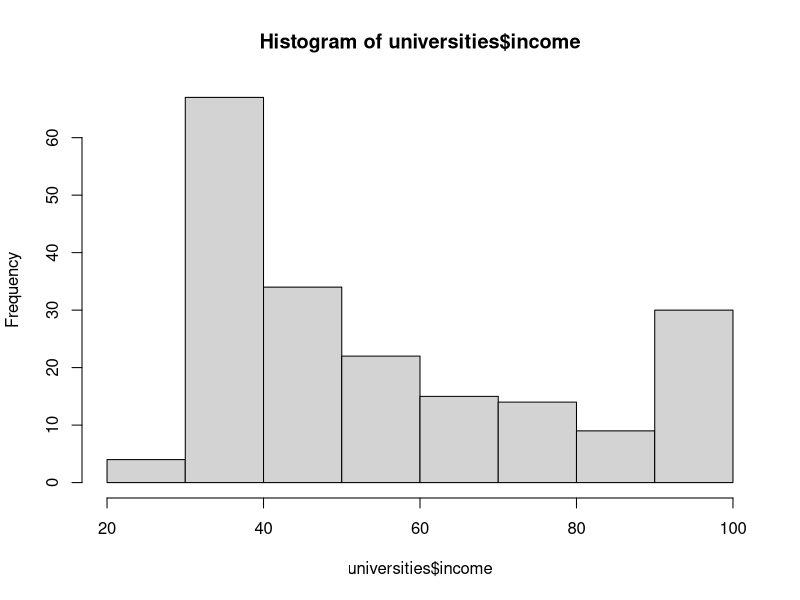
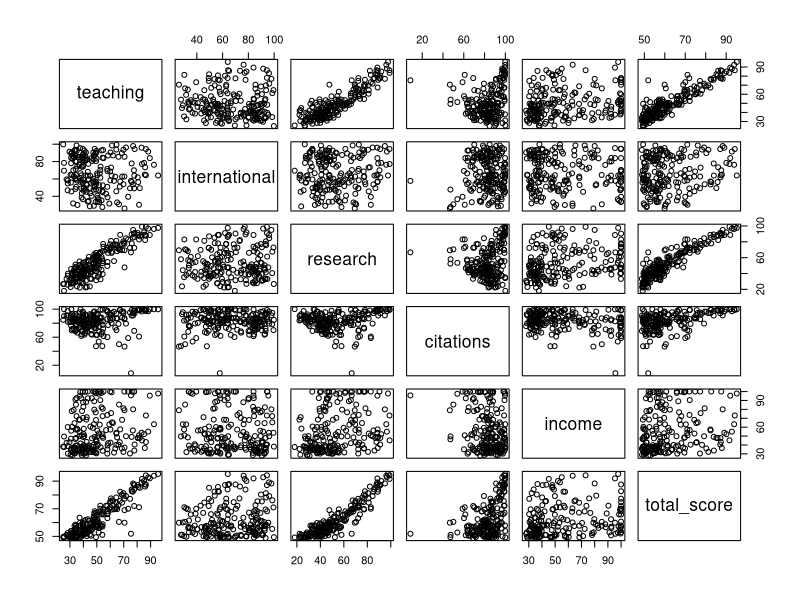

These figures' R source, in order:
universities = read.csv(file='csv/universities.csv',header=TRUE,sep=",",
                        nrows=200,stringsAsFactors=FALSE)

columns_to_drop = c("year")

# Convert income to numeric
sapply(universities, class)
universities$income=as.numeric(universities$income)

# Remove '%' from international_students and convert to numeric
universities$international_students = 
  as.numeric(substr(universities$international_students,1,
                    nchar(universities$international_students)-1))/100

# Convert female_male_ratio to numeric
trim <- function (x) gsub("^\\s+|\\s+$", "", x)
universities$f_m_ratio = NA
for (i in 1:length(universities$female_male_ratio))
{
  tmp = as.numeric(trim(strsplit(universities$female_male_ratio, ":")[[i]]))
  universities$f_m_ratio[i] = round(tmp[1]/tmp[2], 2)
}


hist(universities$income)
cor(universities[c(4:9)])
pairs(universities[c(4:9)])
